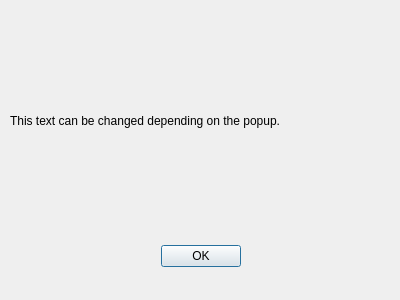
<?xml version="1.0" encoding="UTF-8"?>
<ui version="4.0">
 <class>PopupWindow</class>
 <widget class="QDialog" name="PopupWindow">
  <property name="geometry">
   <rect>
    <x>0</x>
    <y>0</y>
    <width>400</width>
    <height>300</height>
   </rect>
  </property>
  <property name="windowTitle">
   <string>Dialog</string>
  </property>
  <widget class="QDialogButtonBox" name="buttonBox">
   <property name="geometry">
    <rect>
     <x>30</x>
     <y>240</y>
     <width>341</width>
     <height>32</height>
    </rect>
   </property>
   <property name="orientation">
    <enum>Qt::Horizontal</enum>
   </property>
   <property name="standardButtons">
    <set>QDialogButtonBox::Ok</set>
   </property>
   <property name="centerButtons">
    <bool>true</bool>
   </property>
  </widget>
  <widget class="QLabel" name="popupLabel">
   <property name="geometry">
    <rect>
     <x>10</x>
     <y>10</y>
     <width>381</width>
     <height>221</height>
    </rect>
   </property>
   <property name="text">
    <string>This text can be changed depending on the popup.</string>
   </property>
  </widget>
 </widget>
 <resources/>
 <connections>
  <connection>
   <sender>buttonBox</sender>
   <signal>accepted()</signal>
   <receiver>PopupWindow</receiver>
   <slot>accept()</slot>
   <hints>
    <hint type="sourcelabel">
     <x>248</x>
     <y>254</y>
    </hint>
    <hint type="destinationlabel">
     <x>157</x>
     <y>274</y>
    </hint>
   </hints>
  </connection>
  <connection>
   <sender>buttonBox</sender>
   <signal>rejected()</signal>
   <receiver>PopupWindow</receiver>
   <slot>reject()</slot>
   <hints>
    <hint type="sourcelabel">
     <x>316</x>
     <y>260</y>
    </hint>
    <hint type="destinationlabel">
     <x>286</x>
     <y>274</y>
    </hint>
   </hints>
  </connection>
 </connections>
</ui>
